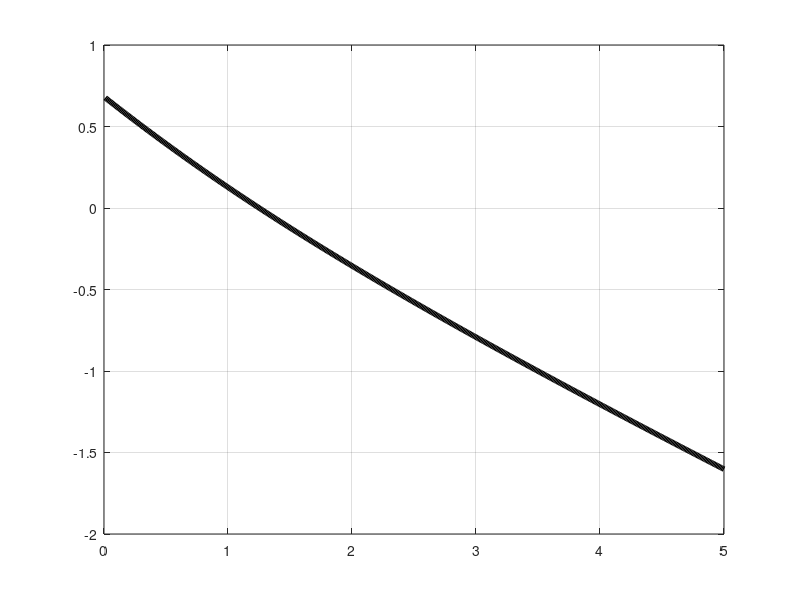
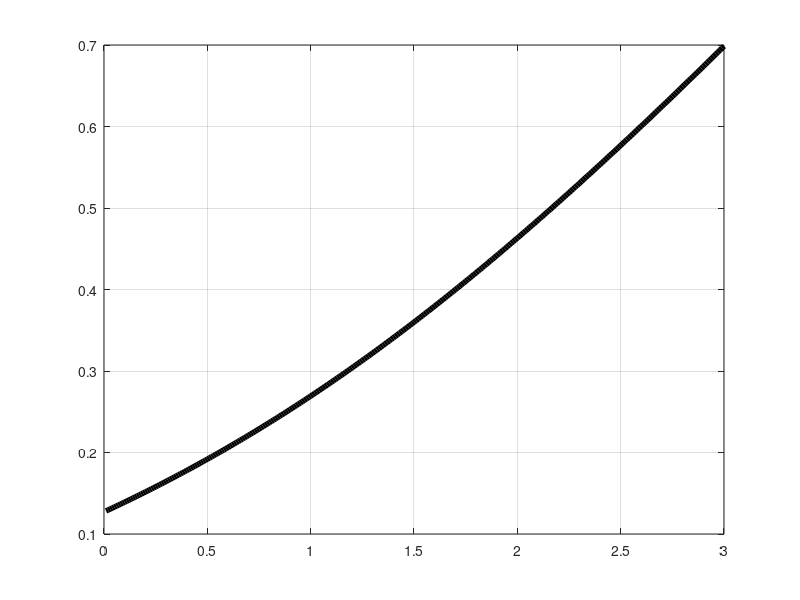
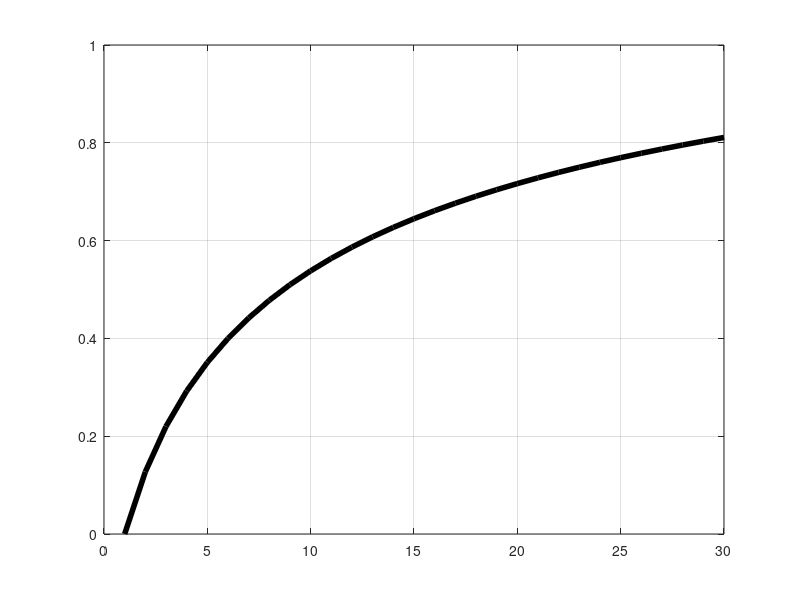
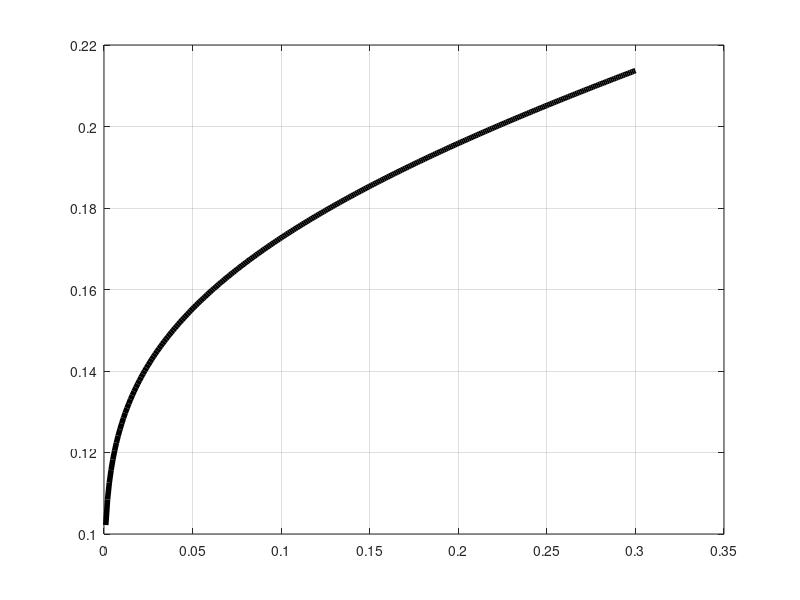

Here is the MATLAB script that generated these plots, in order:
pnav=@(theta,n,m,s)( 1-normcdf(theta,m,s/sqrt(n)) );
pnrow=@(theta,n,m,s)( (1-normcdf(theta,m,s))^n );
tnav=@(c,n,m,s)( norminv(1-c,m,s/sqrt(n)) );
tnrow=@(c,n,m,s)( norminv(1-c^(1/n),m,s) );

dm=0;
dp=0;

mp=.7+dm+dp;sp=1;mn=-.7+dm;sn=1;
subj=4;
%mp=A(subj,1);sp=A(subj,3);mn=A(subj,2);sn=A(subj,4);
n0=2;
c0=0.01;
c=c0;
n=n0;
%clear dfs dfm dff
pnav(0,n,mp,sp)
1-pnav(0,n,mn,sn)
dfsn=[];dfsn2=[];
ssn=0.01:0.01:5;
for i=1:500
   
    theta_nav=tnav(c,n,mn,sn*ssn(i));
    theta_nrow=tnrow(c,n,mn,sn*ssn(i));
    theta_prime=tnav(pnrow(theta_nrow,n,mp,sp),n,mp,sp);
    dfsn(i)=theta_prime-theta_nav;
    z=pnrow(theta_nrow,n,mp,sp);
    dfsn2(i)=norminv(1-z)*sp/sqrt(n)-norminv(1-c)*sn*ssn(i)/sqrt(n)+mp-mn;
end
%figure,plot(ssn,dfsn,'Linewidth',4),grid
figure,
plot(ssn,dfsn2,'Linewidth',4,'Color','k'),grid on
dfdm=[];dfdm2=[];
sdm=0.01:0.01:3;
for i=1:300
   dp=sdm(i);
    theta_nav=tnav(c,n,mn+dm,sn);
    theta_nrow=tnrow(c,n,mn+dm,sn);
    theta_prime=tnav(pnrow(theta_nrow,n,mp+dm+dp,sp),n,mp+dm+dp,sp);
    dfdm(i)=theta_prime-theta_nav;
    z=pnrow(theta_nrow,n,mp+dm+dp,sp);
    dfdm2(i)=norminv(1-z)*sp/sqrt(n)-norminv(1-c)*sn/sqrt(n)+mp+dp-mn;
    tmp1(i)=norminv(1-z);
    tmp2(i)=mp+dp-mn;
end
figure,
plot(sdm,dfdm2,'Linewidth',4,'Color','k'),grid on
dm=0;
dp=0;
dfdn=[];dfdn2=[];
for n=1:30
   
    theta_nav=tnav(c,n,mn+dm,sn);
    theta_nrow=tnrow(c,n,mn+dm,sn);
    theta_prime=tnav(pnrow(theta_nrow,n,mp+dm+dp,sp),n,mp+dm+dp,sp);
    dfdn(n)=theta_prime-theta_nav;
    z=pnrow(theta_nrow,n,mp+dm+dp,sp);
    dfdn2(n)=norminv(1-z)*sp/sqrt(n)-norminv(1-c)*sn/sqrt(n)+mp+dp-mn;
end
 figure,
 plot(1:30,dfdn2,'Linewidth',4,'Color','k'),grid on
dm=0;
dp=0;
n=n0;
dfdc=[];dfdc2=[];
scn=0.001:0.001:0.3;
for i=1:numel(scn)
    c=scn(i);
    theta_nav=tnav(c,n,mn+dm,sn);
    theta_nrow=tnrow(c,n,mn+dm,sn);
    theta_prime=tnav(pnrow(theta_nrow,n,mp+dm+dp,sp),n,mp+dm+dp,sp);
    dfdc(i)=theta_prime-theta_nav;
    z=pnrow(theta_nrow,n,mp+dm+dp,sp);
    dfdc2(i)=norminv(1-z)*sp/sqrt(n)-norminv(1-c)*sn/sqrt(n)+mp+dp-mn;
end
figure,
 plot(scn,dfdc2,'Linewidth',4,'Color','k'),grid on
% 
% ssp=0.01:0.01:3;
% for i=1:numel(ssp)
%    
%     theta_nav=tnav(c,n,mn,sn);
%     theta_nrow=tnrow(c,n,mn,sn);
%     theta_prime=tnav(pnrow(theta_nrow,n,mp,sp*ssn(i)),n,mp,sp*ssn(i));
%     dfsp(i)=theta_prime-theta_nav;
%     
% end
% 
% 
% mmn=-2:0.01:3;
% for i=1:numel(mmn)
%    
%     theta_nav=tnav(c,n,mn*mmn(i),sn);
%     theta_nrow=tnrow(c,n,mn*mmn(i),sn);
%     theta_prime=tnav(pnrow(theta_nrow,n,mp,sp),n,mp,sp);
%     dfmn(i)=theta_prime-theta_nav;
%     
% end
% 
% mmp=-2:0.01:3;
% for i=1:numel(mmp)
%    
%     theta_nav=tnav(c,n,mn,sn);
%     theta_nrow=tnrow(c,n,mn,sn);
%     theta_prime=tnav(pnrow(theta_nrow,n,mp*mmp(i),sp),n,mp*mmp(i),sp);
%     dfmp(i)=theta_prime-theta_nav;
%     
% end


%figure,hold on,plot(ssn,dfsn,'r'),plot(ssp,dfsp,'g'),grid
%figure,hold on,plot(mmn,dfmn,'r'),plot(mmp,dfmp,'g'),grid
% ssn=0.01:0.02:3;
% mmn=0.01:0.02:3;
% for n=1:14
% for i=1:numel(ssn)
% for j=1:numel(mmn)
%    
%     theta_nav=tnav(c,n,mn*mmn(j),sn*ssn(i));
%     theta_nrow=tnrow(c,n,mn*mmn(j),sn*ssn(i));
%     theta_prime=tnav(pnrow(theta_nrow,n,mp,sp),n,mp,sp);
%     dff(i,j,n)=theta_prime-theta_nav;
%     
% end
% end
% end
% Y=dff(:,:,4);
% y=vec(Y);
% M=mmn;
% M=repmat(M,numel(mmn),1);
% M=vec(M);
% M2=M.^2;
% M3=M.^3;
% S=repmat(ssn,1,numel(ssn))';
% S2=S.^2;
% S3=S.^3;
% A=[S S2 S3 M M2 M3];
% %A=[S M ];
% b=inv(A'*A)*A'*y;
% yhat=A*b;
% tp=0.1;N=4;method=2;correc=1;
% qq=checkmethod(.5,.7,-.5,.7,N,tp,method,correc)
% figure,hold on,grid,ylabel('TPR/FRR')
% plot(qq.x,qq.PSCDF,'Linewidth',4)
% plot(qq.x,qq.PNCDF,'Linewidth',4,'Color','r')
% plot(qq.x,qq.NSCDF,'Linewidth',4,'Linestyle','-.')
% plot(qq.x,qq.NNCDF,'Linewidth',4,'Color','r','Linestyle','-.')



